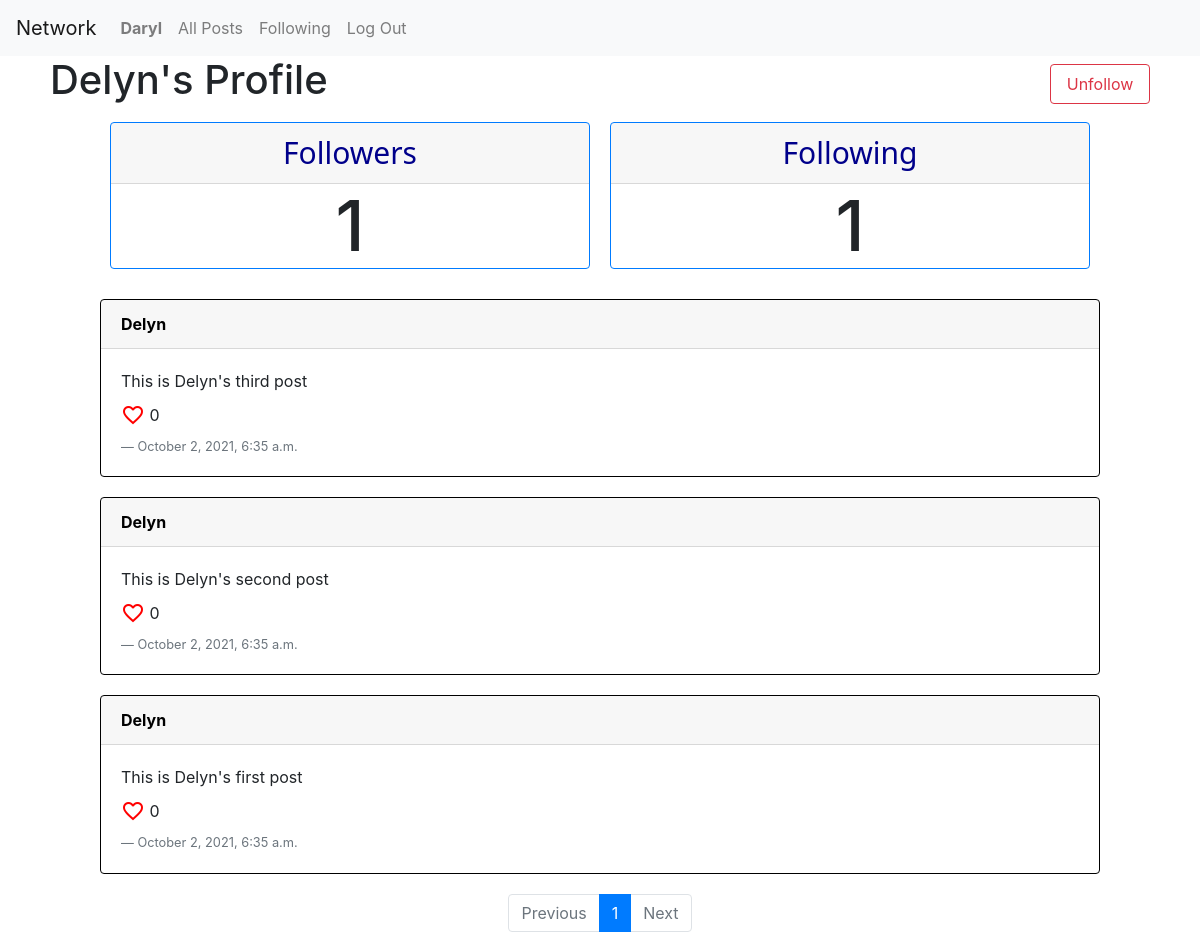
The app's page /profile/Delyn (signed in) with its own data.
### network/models.py (models this page shows, shortened)
class User(AbstractUser):
    like = models.ManyToManyField('Post', blank=True, related_name='likes')
    following = models.ManyToManyField('User', blank=True, related_name='followers')

class Post(models.Model):
    content = models.CharField(max_length=1000)
    user = models.ForeignKey(User, on_delete=CASCADE, related_name='posts')
    timestamp = models.DateTimeField(auto_now=True)

### network/views.py (the view)
# urls.py: path("profile/<str:profile_user>", views.profile, name="profile"),
@login_required(login_url='login')
def profile(request, profile_user):
    profile_user = get_object_or_404(User, username = profile_user)
    posts = Post.objects.filter(user = profile_user).order_by("-timestamp")
    posts = Paginator(posts, CONTENT_PER_PAGE)
    page_num = request.GET.get('page')
    page_obj = posts.get_page(page_num)
    return render(request, "network/profile.html", {
        'page_obj': page_obj,
        'profile_user': profile_user
    })

### network/templates/network/profile.html (shortened to what this page needs)
{% extends 'network/layout.html' %}
{% block body %}
    {% if user.is_authenticated %}
        <div class="profile-container">
            {% if user == profile_user %}
                <h1 class="profile-name">Your Profile</h1>
            {% else %}
                <h1 class="profile-name">{{ profile_user }}'s Profile</h1>
                {% if profile_user not in user.following.all %}
                    <button class="btn btn-outline-success follow-button" data-info="{{ profile_user.id }}">Follow</button>
                {% else %}
                    <button class="btn btn-outline-danger follow-button" data-info="{{ profile_user.id }}">Unfollow</button>
                {% endif %}
            {% endif %}
        </div>
        <div class="profile-top-container">
            <div class="card border-primary profile-inner-container">
                <div class="card-body profile-info-container">
                    <h5 class="card-header profile-info-title">Followers</h5>
                    <div class="profile-count-container">
                        <h1 class="card-text profile-info-count followers">{{ profile_user.followers.all.count }}</h1>
                    </div>
                </div>
            </div>
            <div class="card border-primary profile-inner-container">
                <div class="card-body profile-info-container">
                    <h5 class="card-header profile-info-title">Following</h5>
                    <div class="profile-count-container">
                        <h1 class="card-text profile-info-count following">{{ profile_user.following.count }}</h1>
                    </div>
                </div>
            </div>
        </div>
        {% if page_obj %}
            {% include 'network/postList.html' %}
        {% endif %}
    {% endif %}
{% endblock %}

### network/templates/network/layout.html (shortened to what this page needs)
{% load static %}
<!DOCTYPE html>
<html lang="en">
    <head>
        <link rel="stylesheet" href="https://stackpath.bootstrapcdn.com/bootstrap/4.4.1/css/bootstrap.min.css">
        <link href="{% static 'network/styles.css' %}" rel="stylesheet">
    </head>
    <body>
        <nav class="navbar navbar-expand-lg navbar-light bg-light">
            <a class="navbar-brand" href="{% url 'index' %}">Network</a>
            <div>
              <ul class="navbar-nav mr-auto">
                {% if user.is_authenticated %}
                    <li class="nav-item">
                        <a class="nav-link" id="profile" href="{% url 'profile' user %}"><strong>{{ user.username }}</strong></a>
                    </li>
                {% endif %}
                <li class="nav-item">
                  <a class="nav-link" id="all" href="{% url 'index' %}">All Posts</a>
                </li>
                {% if user.is_authenticated %}
                    <li class="nav-item">
                        <a class="nav-link" id="following" href="{% url 'follow' %}">Following</a>
                    </li>
                    <li class="nav-item">
                        <a class="nav-link" href="{% url 'logout' %}">Log Out</a>
                    </li>
                {% endif %}
              </ul>
            </div>
          </nav>
        <div class="body">
            {% block body %}
            {% endblock %}
        </div>
    </body>
</html>

### network/templates/network/postList.html (shortened to what this page needs)
<div id="postList-view">
    <div class="post-container">
        {% for post in page_obj.object_list %}
            <div class="card post-object">
                <a class="card-header post-user" href="{% url 'profile' post.user %}"><strong>{{ post.user }}</strong></a>
                <div class="card-body post-lower">
                    <div class="post-edit-edited">
                        <div class="post-content-edit-div">
                            <p class="post-content card-text">{{ post.content }}</p>
                        </div>
                    </div>
                    <div class="post-likes">
                        <span class="material-icons like-button" style="color: red;" data-info="{{ post.id }}">
                        </span>&nbsp;
                        <span class="post-likes-num" id="{{ post.id }}">{{ post.likes.count }}</span>
                    </div>
                    <p class="post-timestamp blockquote-footer">{{ post.timestamp| date:"F j, Y, P" }}</p>
                </div>
            </div>
        {% endfor %}
    </div>
    <nav aria-label="Page navigation example">
        <ul class="pagination justify-content-center">
            {% if page_obj.has_previous %}
                <li class="page-item"><a class="page-link" href="?page={{ page_obj.previous_page_number }}">Previous</a></li>
            {% elif not page_obj.has_previous %}
                <li class="page-item disabled"><a class="page-link" tabindex="-1" aria-disabled="true">Previous</a></li>
            {% endif %}
            {% for p in page_obj.paginator.page_range %}
                {% if p == page_obj.number %}
                    <li class="page-item active" aria-current="page"><span class="page-link">{{ p }}</span></li>
                {% else %}
                    <li class="page-item"><a class="page-link" href="?page={{ p }}">{{ p }}</a></li>
                {% endif %}
            {% endfor %}
            {% if page_obj.has_next %}
                <li class="page-item"><a class="page-link" href="?page={{ page_obj.next_page_number }}">Next</a></li>
            {% elif not page_obj.has_next %}
                <li class="page-item disabled"><a class="page-link" tabindex="-1" aria-disabled="true">Next</a></li>
            {% endif %}
        </ul>
    </nav>
</div>

### network/static/network/styles.css (style rules this page uses)
.post-object { border: 1px solid black; margin: 20px 100px; }
.post-likes { display: flex; align-items: center; margin: 10px 0; }
.post-timestamp { margin: 0; }
.post-user { color: black; }
.profile-top-container { display: grid; grid-template-columns: 1fr 1fr; margin: 0 100px; }
.profile-inner-container { margin: 10px; justify-self: stretch; }
.profile-info-container { padding: 0; }
.profile-info-title { text-align: center; font-size: 30px; font-family: 'Segoe UI', sans-serif; color: darkblue; }
.profile-count-container { display: flex; align-items:center; justify-content: center; }
.profile-info-count { text-align: center; font-size: 70px; }
.profile-container { display: grid; grid-template-columns: 3fr 1fr; margin: 0 50px; }
.profile-name { justify-self: flex-start; align-self: center; }
.follow-button { justify-self: flex-end; align-self: center; width: 100px; height: 40px; }

### records on screen
User: username "Daryl"
User: username "Delyn", followers.all.count "1", following.count "1"
Post: user "Delyn", content "This is Delyn's third post", likes.count "0", timestamp "October 2, 2021, 6:35 a.m."
Post: user "Delyn", content "This is Delyn's second post", likes.count "0", timestamp "October 2, 2021, 6:35 a.m."
Post: user "Delyn", content "This is Delyn's first post", likes.count "0", timestamp "October 2, 2021, 6:35 a.m."

### other values on screen
{{ p }} "1"
